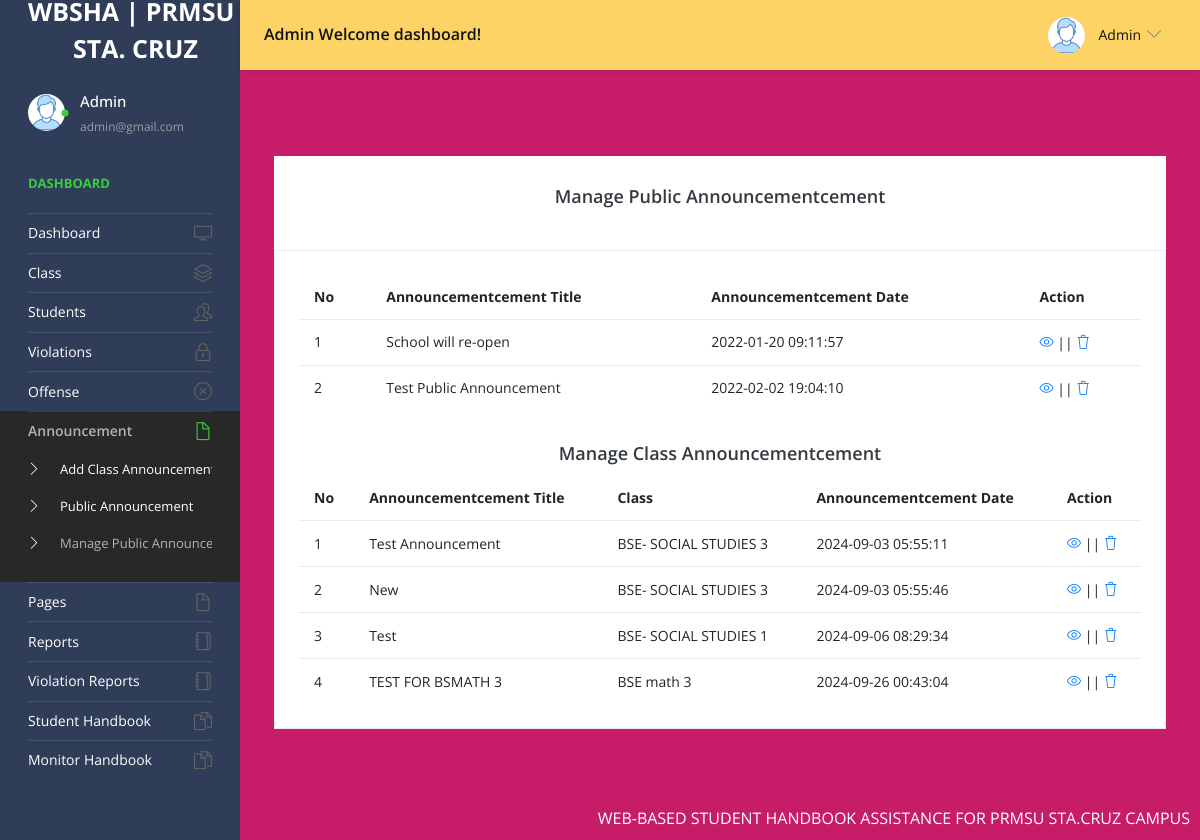
/admin/manage-public-notice.php (signed in), run on the app's committed database.
### tables this page shows
CREATE TABLE `tblpublicnotice` (
  `ID` int(5) NOT NULL,
  `AnnouncementTitle` varchar(200) DEFAULT NULL,
  `AnnouncementMessage` mediumtext DEFAULT NULL,
  `CreationDate` timestamp NULL DEFAULT current_timestamp()
);

CREATE TABLE `tblnotice` (
  `ID` int(5) NOT NULL,
  `AnnouncementTitle` mediumtext DEFAULT NULL,
  `ClassId` int(10) DEFAULT NULL,
  `AnnouncementMsg` mediumtext DEFAULT NULL,
  `CreationDate` timestamp NULL DEFAULT current_timestamp()
);

CREATE TABLE `tblclass` (
  `ID` int(5) NOT NULL,
  `ClassName` varchar(50) DEFAULT NULL,
  `Section` varchar(20) DEFAULT NULL,
  `CreationDate` timestamp NULL DEFAULT current_timestamp()
);

### admin/manage-public-notice.php (the view, shortened to what this page needs)
<?php
include('includes/dbconnection.php');
if (strlen($_SESSION['sturecmsaid'] == 0)) {
  header('location:logout.php');
} else {
  ?>
    <!DOCTYPE html>
    <html lang="en">
    <head>
      <link rel="stylesheet" href="vendors/simple-line-icons/css/simple-line-icons.css">
      <link rel="stylesheet" href="vendors/flag-icon-css/css/flag-icon.min.css">
      <link rel="stylesheet" href="vendors/css/vendor.bundle.base.css">
      <link rel="stylesheet" href="./vendors/daterangepicker/daterangepicker.css">
      <link rel="stylesheet" href="./vendors/chartist/chartist.min.css">
      <link rel="stylesheet" href="./css/style.css">
    </head>
    <body>
      <div class="container-scroller">
        <?php include_once('includes/header.php'); ?>
        <div class="container-fluid page-body-wrapper">
          <?php include_once('includes/sidebar.php'); ?>
          <div class="main-panel">
            <div class="content-wrapper"style="background-color: #c71d68;">
              <div class="page-header">
                <nav aria-label="breadcrumb">
                  <ol class="breadcrumb">
                  </ol>
                </nav>
              </div>
              <div class="col-12 grid-margin stretch-card">
                  <div class="card">
                    <div class="card-body">
                      <h4 class="card-title" style="text-align: center;">Manage Public Announcementcement</h4>
                      </div>
                      <div class="table-responsive border p-4">
                        <table class="table">
                          <thead>
                            <tr>
                              <th class="font-weight-bold">No</th>
                              <th class="font-weight-bold">Announcementcement Title</th>
                              <th class="font-weight-bold">Announcementcement Date</th>
                              <th class="font-weight-bold">Action</th>
                            </tr>
                          </thead>
                          <tbody>
                            <?php
                            $sql = "SELECT * from tblpublicnotice";
                            $query = $dbh->prepare($sql);
                            $query->execute();
                            $results = $query->fetchAll(PDO::FETCH_OBJ);
                            $cnt = 1;
                            if ($query->rowCount() > 0) {
                              foreach ($results as $row) { ?>
                                    <tr>
                                      <td><?php echo htmlentities($cnt); ?></td>
                                      <td><?php echo htmlentities($row->AnnouncementTitle); ?></td>
                                      <td><?php echo htmlentities($row->CreationDate); ?></td>
                                      <td>
                                        <div><a href="edit-public-Announcement-detail.php?editid=<?php echo htmlentities($row->ID); ?>"><i
                                              class="icon-eye"></i></a>
                                          || <a href="manage-public-Announcement.php?delid=<?php echo ($row->ID); ?>"
                                            onclick="return confirm('Do you really want to Delete ?');"> <i
                                              class="icon-trash"></i></a></div>
                                      </td>
                                    </tr><?php $cnt = $cnt + 1;
                              }
                            } ?>
                          </tbody>
                        </table>
                        <h4 class="card-title" style="text-align: center; margin-top: 2rem;">Manage Class Announcementcement</h4>
                        <table class="table">
                        <thead>
                          <tr>
                            <th class="font-weight-bold">No</th>
                            <th class="font-weight-bold">Announcementcement Title</th>
                            <th class="font-weight-bold">Class</th>
                            <th class="font-weight-bold">Announcementcement Date</th>
                            <th class="font-weight-bold">Action</th>
                          </tr>
                        </thead>
                        <tbody>
                          <?php
                          $sql = "SELECT tblclass.ID,tblclass.ClassName,tblclass.Section,tblnotice.AnnouncementTitle,tblnotice.CreationDate,tblnotice.ClassId,tblnotice.ID as nid from tblnotice join tblclass on tblclass.ID=tblnotice.ClassId";
                          $query = $dbh->prepare($sql);
                          $query->execute();
                          $results = $query->fetchAll(PDO::FETCH_OBJ);
                          $cnt = 1;
                          if ($query->rowCount() > 0) {
                            foreach ($results as $row) {
                              ?>
                              <tr>
                                <td><?php echo htmlentities($cnt); ?></td>
                                <td><?php echo htmlentities($row->AnnouncementTitle); ?></td>
                                <td><?php echo htmlentities($row->ClassName); ?> <?php echo htmlentities($row->Section); ?></td>
                                <td><?php echo htmlentities($row->CreationDate); ?></td>
                                <td>
                                  <div><a href="edit-Announcement-detail.php?editid=<?php echo htmlentities($row->nid); ?>"><i
                                        class="icon-eye"></i></a>
                                    || <a href="manage-Announcement.php?delid=<?php echo ($row->nid); ?>"
                                      onclick="return confirm('Do you really want to Delete ?');"> <i
                                        class="icon-trash"></i></a></div>
                                </td>
                              </tr><?php $cnt = $cnt + 1;
                            }
                          } ?>
                        </tbody>
                      </table>
                      </div>
                    </div>
                  </div>
                </div>
              </div>
            </div>
          </div>
      <?php include_once('includes/footer.php'); ?>
    </body>
    </html><?php } ?>

### admin/includes/header.php (shortened to what this page needs)
<head>
</head>
<nav class="navbar default-layout-navbar col-lg-12 col-12 p-0 fixed-top d-flex flex-row" style="background-color: #FED365;">
  <div class="navbar-brand-wrapper d-flex align-items-center"style="background-color: #2f3d58;">
    <a class="navbar-brand brand-logo" href="dashboard.php">
         <strong style="color: white; display: block; font-size: 25px; line-height: 1; font-weight: bold;">
</strong>
<span style="display: block; font-size: 25px; color: white; margin-top: 0px; padding-left: 45px; padding-right: 1px; font-weight: bold;">
  STA. CRUZ
</span>
    </a>
  </div><?php
  $aid = $_SESSION['sturecmsaid'];
  $sql = "SELECT * from tbladmin where ID=:aid";
  $query = $dbh->prepare($sql);
  $query->bindParam(':aid', $aid, PDO::PARAM_STR);
  $query->execute();
  $results = $query->fetchAll(PDO::FETCH_OBJ);
  if ($query->rowCount() > 0) {
    foreach ($results as $row) { ?>
      <div class="navbar-menu-wrapper d-flex align-items-center flex-grow-1">
        <h5 class="mb-0 font-weight-medium d-none d-lg-flex"><?php echo htmlentities($row->AdminName); ?> Welcome dashboard!
        </h5>
        <ul class="navbar-nav navbar-nav-right ml-auto">
          <li class="nav-item dropdown d-none d-xl-inline-flex user-dropdown">
            <a class="nav-link dropdown-toggle" id="UserDropdown" href="#" data-toggle="dropdown" aria-expanded="false">
              <img class="img-xs rounded-circle ml-2" src="images/faces/face8.jpg" alt="Profile image"> <span
                class="font-weight-normal"> <?php echo htmlentities($row->AdminName); ?> </span></a>
              </div><?php $cnt = $cnt + 1;
    }
  } ?>
      </li>
    </ul>
  </div>
</nav>

### admin/includes/sidebar.php (shortened to what this page needs)
<nav class="sidebar sidebar-offcanvas" id="sidebar" style="background-color: #2f3d58;">
  <ul class="nav">
    <li class="nav-item nav-profile">
      <a href="#" class="nav-link">
        <div class="profile-image">
          <img class="img-xs rounded-circle" src="images/faces/face8.jpg" alt="profile image">
          <div class="dot-indicator bg-success"></div>
        </div>
        <div class="text-wrapper">
          <?php
          $aid = $_SESSION['sturecmsaid'];
          $sql = "SELECT * from tbladmin where ID=:aid";
          $query = $dbh->prepare($sql);
          $query->bindParam(':aid', $aid, PDO::PARAM_STR);
          $query->execute();
          $results = $query->fetchAll(PDO::FETCH_OBJ);
          $cnt = 1;
          if ($query->rowCount() > 0) {
            foreach ($results as $row) { ?>
              <p class="profile-name"><?php echo htmlentities($row->AdminName); ?></p>
              <p class="designation"><?php echo htmlentities($row->Email); ?></p><?php $cnt = $cnt + 1;
            }
          } ?>
        </div>
      </a>
    </li>
    <li class="nav-item nav-category">
      <span class="nav-link">Dashboard</span>
    </li>
    <li class="nav-item">
      <a class="nav-link" href="dashboard.php">
        <span class="menu-title">Dashboard</span>
        <i class="icon-screen-desktop menu-icon"></i>
      </a>
    </li>
    <li class="nav-item">
      <a class="nav-link" data-toggle="collapse" href="#ui-basic" aria-expanded="false" aria-controls="ui-basic">
        <span class="menu-title">Class</span>
        <i class="icon-layers menu-icon"></i>
      </a>
    </li>
    <li class="nav-item">
      <a class="nav-link" data-toggle="collapse" href="#ui-basic1" aria-expanded="false" aria-controls="ui-basic1">
        <span class="menu-title">Students</span>
        <i class="icon-people menu-icon"></i>
      </a>
    </li>
    <li class="nav-item">
      <a class="nav-link" data-toggle="collapse" href="#violations" aria-expanded="false" aria-controls="violations">
        <span class="menu-title">Violations</span>
        <i class="icon-lock menu-icon"></i>
      </a>
    </li>
    <li class="nav-item">
      <a class="nav-link" data-toggle="collapse" href="#offense" aria-expanded="false" aria-controls="offense">
        <span class="menu-title">Offense</span>
        <i class="icon-close menu-icon"></i>
      </a>
    </li>
    <li class="nav-item">
      <a class="nav-link" data-toggle="collapse" href="#auth" aria-expanded="false" aria-controls="auth">
        <span class="menu-title">Announcement </span>
        <i class="icon-doc menu-icon"></i>
      </a>
      <div class="collapse" id="auth">
        <ul class="nav flex-column sub-menu">
          <li class="nav-item"> <a class="nav-link" href="add-notice.php"> Add Class Announcement </a></li>
          <li class="nav-item"> <a class="nav-link" href="add-public-notice.php"> Public Announcement </a></li>
          <li class="nav-item"> <a class="nav-link" href="manage-public-notice.php"> Manage Public Announcement
            </a></li>
        </ul>
      </div>
    </li>
    <li class="nav-item">
      <a class="nav-link" data-toggle="collapse" href="#auth2" aria-expanded="false" aria-controls="auth">
        <span class="menu-title">Pages</span>
        <i class="icon-doc menu-icon"></i>
      </a>
    </li>
    <li class="nav-item">
      <a class="nav-link" href="between-dates-reports.php">
        <span class="menu-title">Reports</span>
        <i class="icon-notebook menu-icon"></i>
      </a>
    </li>
    <li class="nav-item">
      <a class="nav-link" href="violation-report.php">
        <span class="menu-title">Violation Reports</span>
        <i class="icon-notebook menu-icon"></i>
      </a>
    </li>
    <li class="nav-item">
      <a class="nav-link" href="handbook2.php">
        <span class="menu-title">Student Handbook</span>
        <i class="icon-docs menu-icon"></i>
      </a>
    </li>
    <li class="nav-item">
      <a class="nav-link" href="monitor.php">
        <span class="menu-title">Monitor Handbook</span>
        <i class="icon-docs menu-icon"></i>
      </a>
    </li>
  </ul>
</nav>

### data on the page
tblpublicnotice: AnnouncementTitle "School will re-open", CreationDate "2022-01-20 09:11:57"
tblpublicnotice: AnnouncementTitle "Test Public Announcement", CreationDate "2022-02-02 19:04:10"
tblnotice: AnnouncementTitle "Test Announcement", ClassId.ClassName "BSE- SOCIAL STUDIES", ClassId.Section "3", CreationDate "2024-09-03 05:55:11"
tblnotice: AnnouncementTitle "New", ClassId.ClassName "BSE- SOCIAL STUDIES", ClassId.Section "3", CreationDate "2024-09-03 05:55:46"
tblnotice: AnnouncementTitle "Test", ClassId.ClassName "BSE- SOCIAL STUDIES", ClassId.Section "1", CreationDate "2024-09-06 08:29:34"
tblnotice: AnnouncementTitle "TEST FOR BSMATH 3", ClassId.ClassName "BSE math", ClassId.Section "3", CreationDate "2024-09-26 00:43:04"

### other printed values
$row->AdminName "Admin"
$row->Email "admin@gmail.com"
